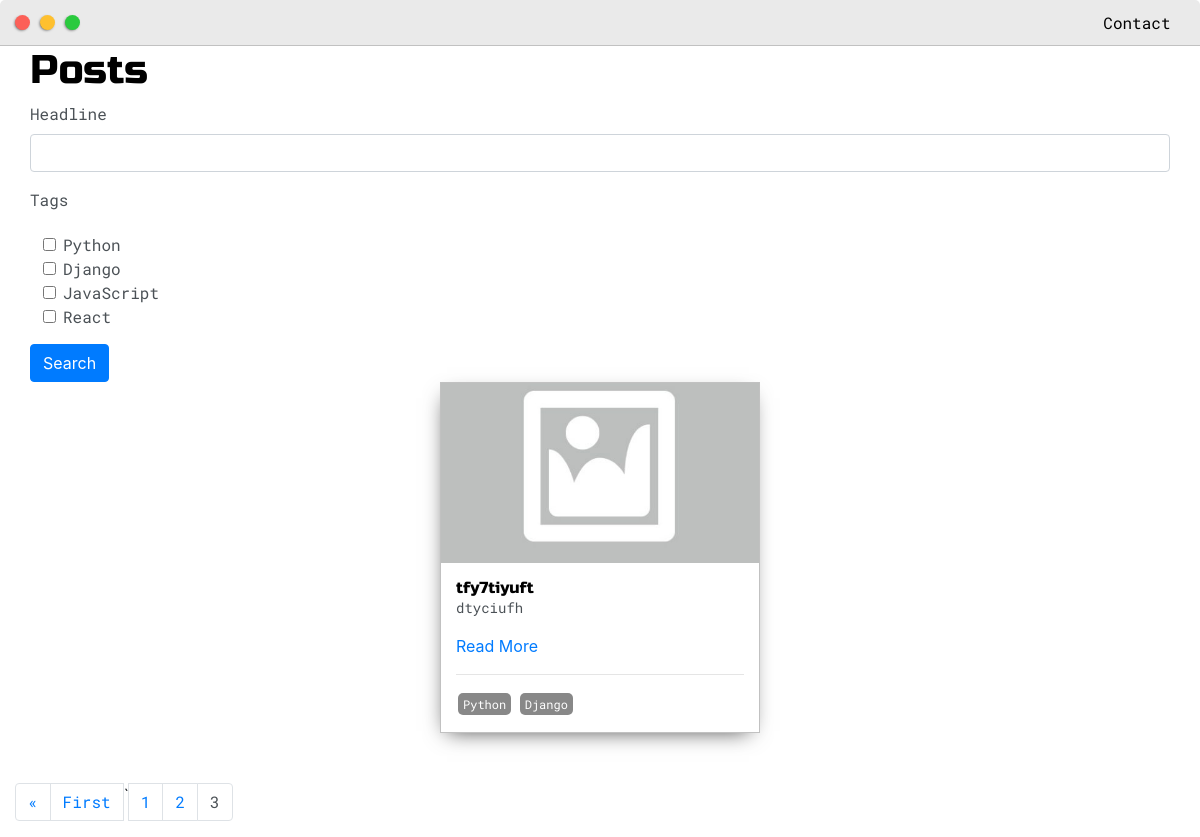
The page /posts/?page=3 on the database its author committed.
### base/models.py (models this page shows, shortened)
class Post(models.Model):
    headline = models.CharField(max_length=200)
    sub_headline = models.CharField(max_length=200, null=True, blank=True)
    thumbnail = models.ImageField(null=True, blank=True, upload_to="images",default="placeholder.jpg")
    body = RichTextUploadingField(null=True, blank=True)
    created = models.DateTimeField(auto_now_add=True)
    active = models.BooleanField(default=False)
    featured = models.BooleanField(default=False)
    tags = models.ManyToManyField(Tag, null=True)
    slug = models.SlugField(null=True, blank=True)

class Tag(models.Model):
    name = models.CharField(max_length=200)
    def __str__(self):
        return self.name

### base/views.py (the view)
# urls.py: path('posts/', views.posts,name='posts'),
def posts(request):
    posts = Post.objects.filter(active=True)
    postfilter = PostFilte(request.GET, queryset=posts)
    posts = postfilter.qs
    page = request.GET.get('page')
    paginator = Paginator(posts, 3)
    try:
        posts = paginator.page(page)
    except PageNotAnInteger:
        posts = paginator.page(1)
    except EmptyPage:
        posts = paginator.page(paginator.num_pages)
    context = {"posts": posts, "postfilter": postfilter}
    return render(request, 'base/posts.html',  context)

### base/templates/base/posts.html (shortened to what this page needs)
{% extends 'base/main.html' %}
{% load static %}
{% load crispy_forms_tags %}
{% block content %}
  <div class="main-container">
    <h1>Posts</h1>
    <div>
      <form id="searchForm" method="GET">
        {{postfilter.form|crispy}}
        <input class="btn btn-primary" type="submit" value="Search">
      </form>
    </div>
    <div class="post-wrapper">
      {% for post in posts %}
        <div>
          <div class="post">
            <img class="thumbnail" src=" {{post.thumbnail.url}} " />
            <div class="post-preview">
              <h6 class="post-title">{{post.headline}}</h6>
              <p class="post-intro">{{post.sub_headline}}</p>
              <a href={% url 'post' post.slug%}>Read More</a>
              <hr>
              {% for tag in post.tags.all %}
                  <span class="tag" >{{tag}}</span>
              {% endfor %}
            </div>
          </div>
       </div>
        {% empty %}
         <h2>No Posts fond....</h2>
      {% endfor %}
    </div>
    <div class="row">
      {% if posts.has_other_pages %}
       <ul class="pagination">
          {% if posts.has_previous %}
          <li class="page-item"><a  class="page-link" data-page="{{posts.previous_page_number}}" href="?page={{posts.previous_page_number}}">&laquo</a></li>
          <li class="page-item"><a  class="page-link" data-page="1" href="?page=1">First</a></li>
  `       {% endif %}
          {% for i in posts.paginator.page_range %}
            {% if posts.number == i %}
              <li class="page-item"><a    class="action page-link">{{i}}</a></li>
            {% else %}
              <li class="page-item"><a  class="page-link" data-page="{{i}}" href="?page={{i}}">{{i}}</a></li>
            {% endif %}
          {% endfor %}
       </ul>
      {% endif %}
    </div>
  </div>
{% endblock %}

### static/css/default.css (style rules this page uses)
:root { --mainColor: #eaeaea; --secondaryColor: #fff; --borderColor: #c1c1c1; --mainText: black; --secondaryText: #4b5156; --themeDotBorder: #24292e; --previewBg: rgb(251, 249, 243, 0.8); --previewShadow: #f0ead6; --buttonColor: black; }
html, body { padding: 0; margin: 0; scroll-behavior: smooth; }
body * { transition: 0.3s; }
h1, h2, h3, h4, h5, h6, strong { color: var(--mainText); font-family: 'Russo One', sans-serif; font-weight: 500; }
p, li, span, label, input, textarea { color: var(--secondaryText); font-family: 'Roboto Mono', monospace; }
a { text-decoration: none; color: #17a2b8; }
ul { list-style: none; }
h1 { font-size: 56px; }
h6 { font-size: 16px; }
.main-container { width: 1200px; margin: 0 auto; }
.post-wrapper { display: grid; grid-template-columns: repeat(auto-fit, 320px); gap: 20px; justify-content: center; padding-bottom: 50px; }
.post { border: 1px solid var(--borderColor); -webkit-box-shadow: -2px 7px 21px -9px rgba(0, 0, 0, 0.75); -moz-box-shadow: -2px 7px 21px -9px rgba(0, 0, 0, 0.75); box-shadow: -2px 7px 21px -9px rgba(0, 0, 0, 0.75); }
.thumbnail { display: block; width: 100%; height: 180px; object-fit: cover; }
.post-preview { background-color: #fff; padding: 15px; }
.post-title { color: black; margin: 0; }
.post-intro { color: #4b5156; font-size: 14px; }
.tag { display: inline-block; color: #fff; background-color: #888; border-radius: 5px; margin: 2px; padding: 2px 5px; font-size: 12px; }
@media screen and (max-width: 1200px) { .main-container { width: 95%; } }

### base/templates/base/posts.html (style rules this page uses)
#div_id_tags > div { max-width: 200px; max-height: 100px; overflow-y: scroll; padding: 5px; margin: 8px; }

### rows shown on the page
Post: thumbnail (placeholder picture), headline "tfy7tiyuft", sub_headline "dtyciufh"
Tag: name "Python"
Tag: name "Django"

### other values the page prints
{{ i }} "1" "2"
{{ i }} "3"
